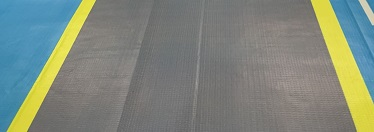
#> input picture deep-learn.jpg, 374 x 132 px
$ python hough.py
#> lines starting #> are read from the running program, lines starting #| are printed output that depends on the picture; after the words box and inside, x2 and y2 are one past the last pixel; in counts of white or black regions, pixels touching at a corner belong together
import cv2
import numpy as np
import matplotlib.pyplot as plt
# 11.12 霍夫变换直线检测
img = cv2.imread("deep-learn.jpg", flags=1)  # flags=1 读取为彩色图像
#> img is the input picture: shape (132, 374, 3); mean B, G, R 124.6, 135.8, 127.1
imgGray = cv2.cvtColor(img,cv2.COLOR_BGR2GRAY)
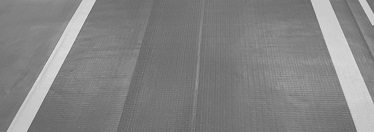
#> imgGray: shape (132, 374); min 92, max 229, mean 131.9
hImg, wImg = imgGray.shape
#> hImg = 132; wImg = 374

# Canny 边缘检测， kSize 为高斯核大小，t1, t2为阈值大小
ratio, low = 3, 120
imgGauss = cv2.GaussianBlur(imgGray, (5, 5), 0)
imgCanny = cv2.Canny(imgGauss, low, low*ratio)
#> imgCanny: shape (132, 374); every value is 0
pEdge = np.where(imgCanny==255)  # 所有的边缘像素
#> pEdge = (empty array, empty array)
print(hImg, wImg, imgCanny.max(), imgCanny.min(), len(pEdge[0]))
#| 132 374 0 0 0

# # 霍夫线变换
# # cv.HoughLines(image, rho, theta, threshold[, lines[, srn[, stn[, min_theta[, max_theta]]]]])
# # rho 距离分辨率（以像素为单位）, theta 角度分辨率（弧度）
# # threshold 累加器阈值参数
# # 返回：列表，形状为 (n,1,2) 的 Numpy 数组，每个元素 (n,1,:) 表示直线参数 rho, theta
lines = cv2.HoughLines(imgCanny, 1, np.pi/180, threshold=120)  # lines: (n, 1, 2)
#> lines = None
#> (the run stopped early here; a loop or call above may not have finished)

$ run again, with 5-20.jpg copied over deep-learn.jpg
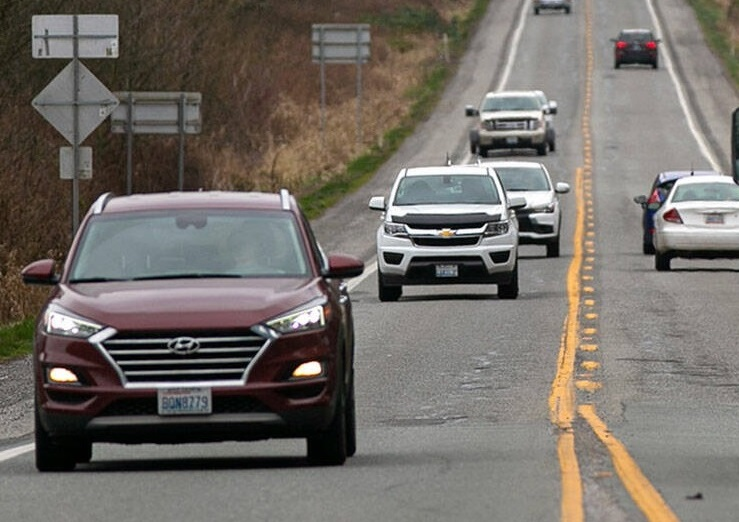
#> input picture 5-20.jpg, 739 x 522 px
#> img is the input picture: shape (522, 739, 3); mean B, G, R 103.7, 109.7, 115.1
#> `imgGray = cv2.cvtColor(img,cv2.COLOR_BGR2GRAY)`:
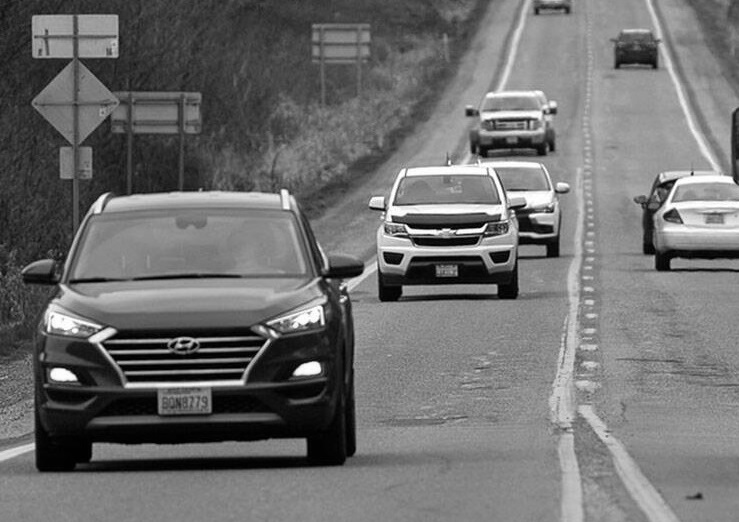
#> imgGray: shape (522, 739); min 0, max 255, mean 110.6
#> `imgCanny = cv2.Canny(imgGauss, low, low*ratio)`:
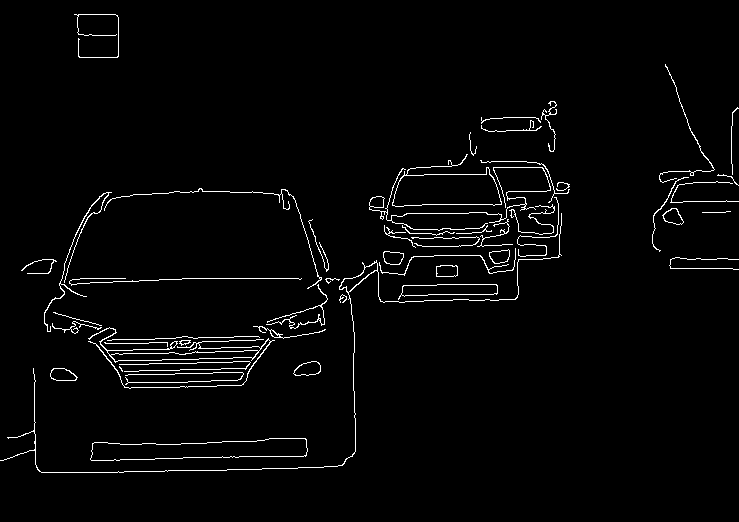
#> imgCanny: shape (522, 739); 2.4% white in thin lines or dots, all inside (x1, y1, x2, y2) = (0, 14, 739, 473)
#> pEdge = 9138 positions, rows 14 to 472, columns 0 to 738
#| 522 739 255 0 9138
#> lines = [[473, 1.55], [278, 1.57], [285, 1.54], [461, 1.55], [280, 1.55], [276, 1.59]]
#| (6, 1, 2) <class 'numpy.ndarray'>
